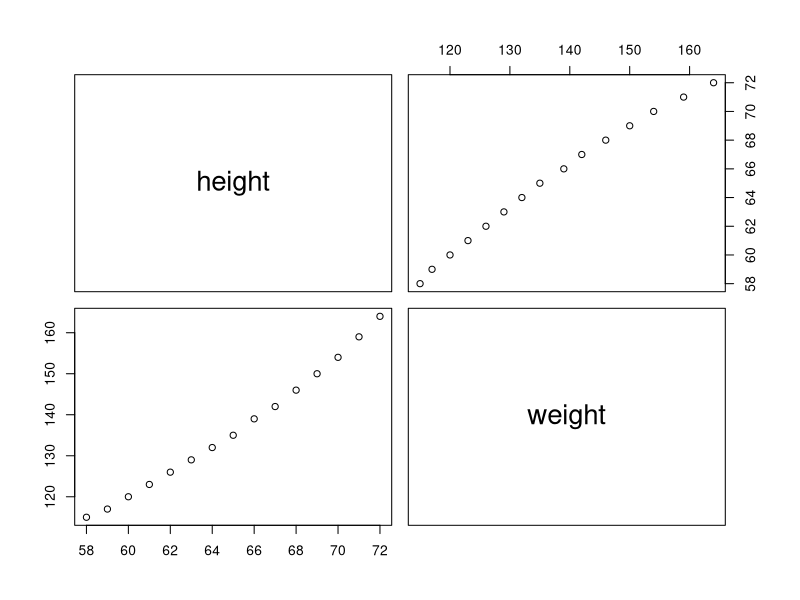

Generate this figure with R: (Note: this script raises an error after producing the figure.)
#simple linear regression- women
#save slr-women

women
head(women)
names(women)
cov(women$height, women$weight)
cor(women$height, women$weight)
pairs(women)

fit1=lm(weight~height,data=women)#creating a model1
summary(fit1)#summary of the model
?lm

#Prediction : for height = 65, 66
range(women$height)
(new1 = data.frame(height=c(65,66,66.5)))
new1
(p1=predict(fit1, newdata = new1))
cbind(new1, p1)
#136.7333 140.1833



(new2 = data.frame(height=c(60,69)))

(p2=predict(fit1, newdata = new2))

cbind(new2, p2)



?predict

predict(fit1, newdata = new1, interval='confidence')

predict(fit1, newdata = new1, interval='prediction')



women

women$weight

fitted(fit1) # predicted values of all original Xs

predict(fit1, newdata = data.frame(women$height)) # same as above for single X



new3 = data.frame(women$height)  # DF using height of original data

cbind(women, fitted(fit1), residuals(fit1))  # compare women, predicted, errors

residuals(fit1)  # diff between actual and predicted values of weight

summary(fit1)

summary(residuals(fit1))



plot(fit1)

cor(fitted(fit1), women$weight)

summary(fit1)
